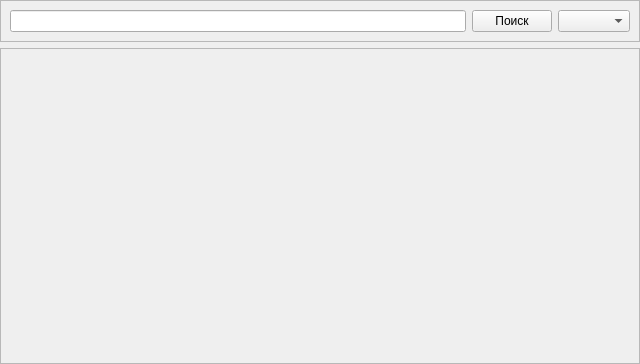
<?xml version="1.0" encoding="UTF-8"?>
<ui version="4.0">
 <class>Form</class>
 <widget class="QWidget" name="Form">
  <property name="geometry">
   <rect>
    <x>0</x>
    <y>0</y>
    <width>640</width>
    <height>364</height>
   </rect>
  </property>
  <property name="cursor">
   <cursorShape>ArrowCursor</cursorShape>
  </property>
  <property name="windowTitle">
   <string/>
  </property>
  <layout class="QHBoxLayout" name="horizontalLayout">
   <property name="leftMargin">
    <number>0</number>
   </property>
   <property name="topMargin">
    <number>0</number>
   </property>
   <property name="rightMargin">
    <number>0</number>
   </property>
   <property name="bottomMargin">
    <number>0</number>
   </property>
   <item>
    <layout class="QVBoxLayout" name="libLayout">
     <item>
      <widget class="QFrame" name="searchFrame">
       <property name="frameShape">
        <enum>QFrame::StyledPanel</enum>
       </property>
       <property name="frameShadow">
        <enum>QFrame::Raised</enum>
       </property>
       <layout class="QHBoxLayout" name="horizontalLayout_2">
        <item>
         <widget class="QLineEdit" name="searchBar"/>
        </item>
        <item>
         <widget class="QPushButton" name="searchButton">
          <property name="cursor">
           <cursorShape>PointingHandCursor</cursorShape>
          </property>
          <property name="text">
           <string>Поиск</string>
          </property>
         </widget>
        </item>
        <item>
         <widget class="QComboBox" name="libsMenu"/>
        </item>
       </layout>
      </widget>
     </item>
     <item>
      <widget class="QFrame" name="mangasFrame">
       <property name="sizePolicy">
        <sizepolicy hsizetype="Expanding" vsizetype="Expanding">
         <horstretch>0</horstretch>
         <verstretch>0</verstretch>
        </sizepolicy>
       </property>
       <property name="cursor">
        <cursorShape>ArrowCursor</cursorShape>
       </property>
       <property name="frameShape">
        <enum>QFrame::StyledPanel</enum>
       </property>
       <property name="frameShadow">
        <enum>QFrame::Raised</enum>
       </property>
       <layout class="QVBoxLayout" name="mangasLayout"/>
      </widget>
     </item>
    </layout>
   </item>
  </layout>
 </widget>
 <resources/>
 <connections/>
</ui>
